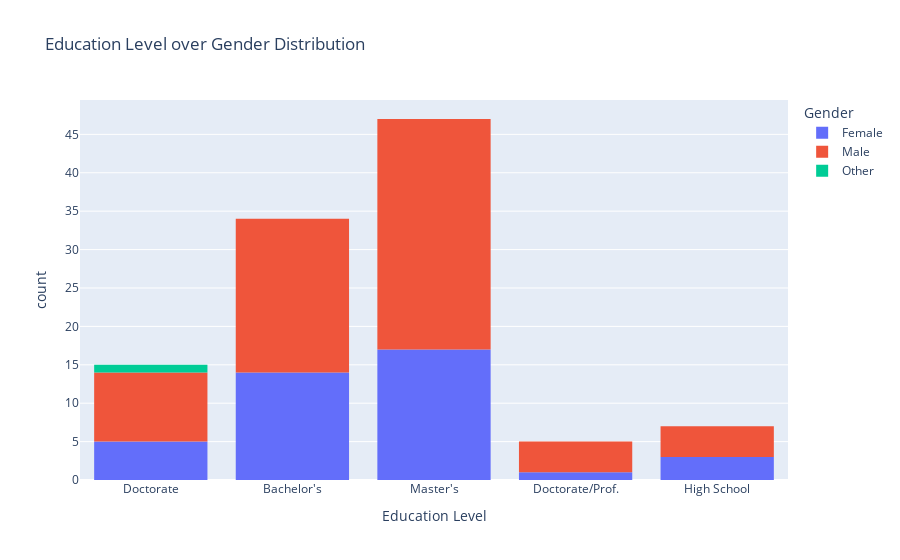

Notebook cell for this chart:
### Code cell
fig = px.histogram(df, x="Education Level", color="Gender", title="Education Level over Gender Distribution")
fig.show()

### Figure 1 — Plotly figure (JSON) as saved in the notebook; plotly's stock layout.template omitted (floating-point values rounded to 4 significant figures)
{"data": [{"alignmentgroup": "True", "bingroup": "x", "hovertemplate": "Gender=Female<br>Education Level=%{x}<br>count=%{y}<extra></extra>", "legendgroup": "Female", "marker": {"color": "#636efa", "pattern": {"shape": ""}}, "name": "Female", "offsetgroup": "Female", "orientation": "v", "showlegend": true, "type": "histogram", "x": ["Doctorate", "Bachelor's", "Master's", "Bachelor's", "Master's", "Bachelor's", "Master's", "Bachelor's", "Master's", "Master's", "Master's", "Bachelor's", "Master's", "Bachelor's", "Bachelor's", "Bachelor's", "Bachelor's", "Master's", "Master's", "Bachelor's", "Master's", "Master's", "Bachelor's", "Doctorate/Prof.", "Master's", "High School", "Master's", "Master's", "High School", "High School", "Master's", "Master's", "Bachelor's", "Doctorate", "Master's", "Doctorate", "Doctorate", "Bachelor's", "Bachelor's", "Doctorate"], "xaxis": "x", "yaxis": "y"}, {"alignmentgroup": "True", "bingroup": "x", "hovertemplate": "Gender=Male<br>Education Level=%{x}<br>count=%{y}<extra></extra>", "legendgroup": "Male", "marker": {"color": "#EF553B", "pattern": {"shape": ""}}, "name": "Male", "offsetgroup": "Male", "orientation": "v", "showlegend": true, "type": "histogram", "x": ["Master's", "Master's", "Bachelor's", "Bachelor's", "Bachelor's", "Master's", "Bachelor's", "Master's", "Bachelor's", "Master's", "Master's", "Master's", "Bachelor's", "Master's", "Bachelor's", "Master's", "Master's", "Doctorate", "Bachelor's", "Doctorate", "Master's", "Master's", "Master's", "Master's", "Doctorate", "Doctorate", "Bachelor's", "Master's", "Doctorate", "Master's", "Doctorate", "Master's", "Bachelor's", "High School", "Bachelor's", "Master's", "Master's", "Bachelor's", "Bachelor's", "Bachelor's", "Doctorate", "Doctorate", "High School", "Bachelor's", "Bachelor's", "Master's", "Bachelor's", "Master's", "Master's", "Master's", "Master's", "Doctorate/Prof.", "Master's", "Doctorate/Prof.", "Master's", "Doctorate/Prof.", "Bachelor's", "Doctorate/Prof.", "Master's", "Master's", "Master's", "Bachelor's", "High School", "Bachelor's", "High School", "Doctorate", "Master's"], "xaxis": "x", "yaxis": "y"}, {"alignmentgroup": "True", "bingroup": "x", "hovertemplate": "Gender=Other<br>Education Level=%{x}<br>count=%{y}<extra></extra>", "legendgroup": "Other", "marker": {"color": "#00cc96", "pattern": {"shape": ""}}, "name": "Other", "offsetgroup": "Other", "orientation": "v", "showlegend": true, "type": "histogram", "x": ["Doctorate"], "xaxis": "x", "yaxis": "y"}], "layout": {"barmode": "relative", "legend": {"title": {"text": "Gender"}, "tracegroupgap": 0}, "title": {"text": "Education Level over Gender Distribution"}, "xaxis": {"anchor": "y", "domain": [0, 1], "title": {"text": "Education Level"}}, "yaxis": {"anchor": "x", "domain": [0, 1], "title": {"text": "count"}}}}
